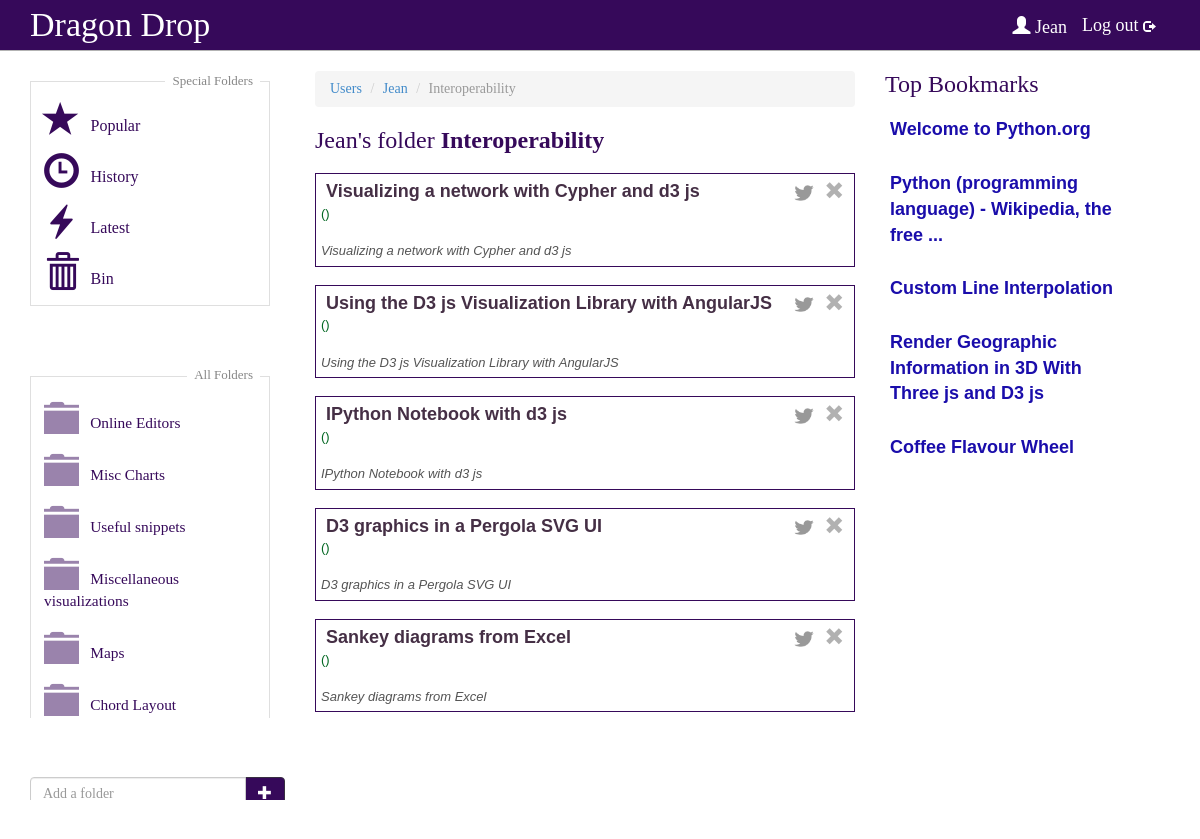
The app's page /users/Jean/Interoperability/ (signed in) with its own data.
### dragondrop/models.py (models this page shows, shortened)
class Folder(models.Model):
    foldername = models.CharField(max_length=128, null=False)
    fusername_fk = models.ForeignKey(User)
    def __unicode__(self):
        return self.foldername

class Bookmark(models.Model):
    url = models.URLField(unique=True)
    btitle = models.CharField(max_length=128, null=True, unique=False)
    bdescr = models.CharField(max_length=1024, null=True, unique=False)
    fname = models.ManyToManyField(Folder, through='BookmarkToFolder')
    saved_times = models.IntegerField(default=0)
    def bdomain(self):
        return getDomain(self.url)
    def video_id(self):
        return get_youtube_id(self.url, self.bdomain())
    def niceName(self):
        if self.btitle=="--- Title not found ---" or not self.btitle:
            return self.url
        return self.btitle

### dragondrop/user_views.py (the view)
# urls.py: url(r'^users/(?P<username>\w+)/(?P<folder_page_url>\w+)/$', user_views.user_folder_view, name='user_folder_view'),
def user_folder_view(request, username, folder_page_url):
    context = RequestContext(request)
    if request.user.is_authenticated():
        folder_name = decode_url(folder_page_url)
        context_dict = {'folder_name': folder_name,
                        'folder_username': username,
                        'folder_username_encoded': encode_url(username)}
        current_user = request.user
        folder_owner = User.objects.get(username=username)
        context_dict['bookmarklist'] = topfive(request)
        try:
            this_folder = folder_owner.folder_set.get(foldername = folder_name)
            context_dict['folders'] = getFolderList(current_user, folder_name, True)
            bf = this_folder.bookmarktofolder_set.all().order_by('-bfrank')
            def bf_to_bookmark(bf):
                bookmark = bf.bfbookmark
                bookmark.bfrank = bf.bfrank
                return bookmark
            context_dict['bookmarks'] = map(bf_to_bookmark, list(bf))
        except Folder.DoesNotExist:
            pass
        context_dict['latestfive'] = latestfive(request)
        return render_to_response('public-folder-temporary.html', context_dict, context)
    else:
        return render_to_response('index.html')

### dragondrop/get_domain_from_url.py (called while the page is built)
def getDomain(url):
    domain = urlparse(url).netloc
    domain_parts = domain.split('.')
    if domain_parts[0] == "www":
        return '.'.join(domain_parts[1:])
    else:
        return domain

### dragondrop/url_utilities.py (called while the page is built)
def get_youtube_id(url, domain):
	if domain == "youtube.com":
		parsed_url = urlparse(url)
		parsed_qs = parse_qs(parsed_url.query)
		if 'v' in parsed_qs.keys():
			video_id = parsed_qs['v'][0]
			return video_id

### dragondrop/views.py (called while the page is built)
def getFolderList(current_user, current_folder_name, use_lighter_colour=False):
     try:
          folders = current_user.folder_set.all()
          for folder in folders:
              if folder.foldername == current_folder_name:
                  folder.url = None
                  folder.glyphicon_name = "glyphicon-folder-open"
                  if use_lighter_colour: folder.glyphicon_name += " keep-folder-open"
              else:
                  folder.glyphicon_name = "glyphicon-folder-close"
                  if use_lighter_colour: folder.glyphicon_name += " lighter-colour"
                  folder.url = encode_url(folder.foldername)
          return folders
     except User.DoesNotExist:
          return None

def encode_url(str):
    return str.replace(' ', '_')

def decode_url(str):
    return str.replace('_', ' ')

def topfive(request):
     topbookmark = Bookmark.objects.order_by('-saved_times')[:5]
     return topbookmark

def latestfive(request):
    latestBF = BookmarkToFolder.objects.filter(bffolder__fusername_fk=request.user).order_by('-datecreated')[:10]
    latestBookmarks = [bf.bfbookmark for bf in latestBF]
    latestBookmarks = list(OrderedDict.fromkeys(latestBookmarks)) # Get unique items
    return latestBookmarks[:5]

### templates/public-folder-temporary.html (shortened to what this page needs)
{% extends 'base.html' %}
{% load static %}
    {% block middle_column %}
          <ol class="breadcrumb">
            <li><a href="/users/">Users</a></li>
            <li><a href="/users/{{folder_username_encoded}}/">{{folder_username}}</a></li>
            <li class="active">{{ folder_name }}</li>
          </ol>
          <h3>{{folder_username}}&apos;s folder <b id="current-folder-name">{{ folder_name }}</b></h3>
          <div id="scrollable-bookmarks">
          {% if bookmarks %}
              <div>
                {% for bookmark in bookmarks %}
                    <div class="draggable saved-bookmark{%if bookmark.justAdded%} just-added{%endif%}" data-bfrank="{{bookmark.bfrank}}">
                        <a href="#" alt="Delete Bookmark" class="delete-bookmark"> <span class="glyphicon glyphicon-remove "></span></a>
                        <a class="twitter-share-link"
                           href="https://twitter.com/intent/tweet?url={{bookmark.url}}&via=dragondropping">
                          <img src="{% static "twitter_bird_black_32.png" %}"></img>
                        </a>
                        <strong><a href="/goto/?bm_id={{ bookmark.id }}" target="_blank">{{ bookmark.niceName }}</a></strong>
                        <span class="domain-name">({{ bookmark.bdomain }})</span><br>
                        <em>{{ bookmark.bdescr }}</em>
                   </div>
                {% endfor %}
              </div>
         {% endif %}
         </div>
    {% endblock %}

### templates/base.html (shortened to what this page needs)
<!DOCTYPE html>
{% load static %}
<html lang="en">
  <head>
    <link rel="stylesheet" href="{% static "css/bootstrap.css" %}" />
    <link rel="stylesheet" href="{% static "css/general-dragon.css" %}" />
    <link rel="stylesheet" href="{% static "css/jquery-ui-1.10.4.custom.css" %}" />
  </head>
	<body>
        <div class="navbar navbar-default navbar-static-top" role="navigation">
		<div class="container">
         <div class="collapse navbar-collapse ">
            <ul class="nav navbar-nav">
              <li>
                  <a class="footer heading" href="/userpage">Dragon Drop</a>
              </li>
				<li class="user-details hidden-xs"><a href="/log_out" >Log out  <span class="glyphicon glyphicon-log-out logout"></span></a></li>
				<li class="user-details hidden-xs"> <a class="navbar-brand " href="/userpage">
				<span class="glyphicon glyphicon-user"></span> {{user.username}} </a>
				</li>
			</ul>
            </div>
        </div>
      </div>
      <div class="container">
			<div class="row">
				<div class="col-md-3" id="folder-box">
					{% block left_column %}
                 <div class="row" id="scrollable">
                            <div class="row" id="folder-list">
                            {% include "special-folders.html" %}
                            {% include "all-folders.html" %}
                            </div>
                </div>
                <div class="col-md-12 add-folder">
                    <div class="input-group">
                        <input type="text" class="form-control" id="new-folder-name-input" placeholder="Add a folder">
                            <span class="input-group-btn">
                                <button class="btn btn-primary-folder" id="add-folder-button" type="button">
                                <a href="#"><span class="glyphicon glyphicon-plus"></span></a>
                                </button>
                            </span>
                    </div>
                </div>
					{% endblock %}
				</div>
				<div class="col-md-6 results">
					{% block middle_column %}{% endblock %}
				</div>
				<div class="col-md-3 ">
					{% block right_column_bin_bookmarks %}
                        {%  include "right-results.html" %}
					{% endblock %}
				</div>
			</div>
		</div>
  </body>
</html>

### templates/all-folders.html (shortened to what this page needs)
{% load static %}
                <div class="css-autocreated-folders">
                                <br class="clear" />
                </div>
{% if folders %}
         <div class="all-folders-title">All Folders</div>
                <div class="all-folders">
                                    {% for folder in folders %}
                                      <div class="col-md-12 droppable">
                                        {% if folder.url %}
                                          <a href="/{{folder.url}}/">
                                            <span class="glyphicon {{folder.glyphicon_name|default:"glyphicon-folder-close"}} dd-folder-icon"></span>
                                            <span class="folder-name">{{ folder }}</span>
                                          </a>
                                        {% else %}
                                          <span class="glyphicon {{folder.glyphicon_name|default:"glyphicon-folder-close"}} dd-folder-icon"></span>
                                          <span class="folder-name">{{ folder }}</span>
                                        {% endif %}
                                      </div>
                                    {% endfor %}
                                {% endif %}
                <br class="clear" />
                </div>

### templates/right-results.html
		{% load static %}
										<div class="top-bookmarks">
							<h3 class="top-five-heading">Top Bookmarks</h3>
								{% if bookmarklist %}
									{% for bookmark in bookmarklist %}
                                        <div class="draggable search-result">
                                             <strong><a href="{{ bookmark.url }}" target="_blank">{{ bookmark.niceName}}</a></strong>
                                        </div>
										{% endfor %}
								{% endif %}
						</div>

### static/css/general-dragon.css (style rules this page uses)
body { padding-bottom: 60px; background-color: #FFF; font-family: Verdana; }
h3 { font-family: Verdana; font-size: 24px; color: #36095A; margin: 0 0 20px 0; }
h3.top-five-heading { padding-bottom:15px; margin-bottom:0px; }
img { display: block; margin-left: auto; margin-right: auto; opacity: 0.89; }
.navbar-static-top { background-color: #36095A; }
.navbar-static-top .navbar-nav > li > a { color: #fff; padding-left: 0; }
a.heading { font-family: Verdana; font-size: 34px; }
.navbar-nav { font-size: 18px; width: 100%; }
.navbar-default { border-color: #B3B3B3; }
.btn-primary-signin a, .btn-primary-search a, .btn-primary-delete a, .btn-primary-folder a, .btn-primary-add a { text-decoration: none; color: #fff; }
.btn-primary-folder { float: right; }
.nav > li > a { display: inline-block; }
.small-screen-move-button, .twitter-share-link { float:right; margin-right:2px; margin-top:2px; }
.twitter-share-link img { padding-right: 4px; padding-top: 4px; margin-left:4px; width: 24px; opacity: 0.4; }
html { position: relative; }
body { margin-bottom: 60px; }
.dd-folder-icon { font-size: 2.5em; color: #36095A; }
.btn-primary-search, .btn-primary-delete, .btn-primary-folder, .btn-primary-add { background-color: #36095A; border-color: #382f41; color: #fff; }
.draggable { color: #545454; background-color: rgba(255, 255, 255, 0.14); margin-bottom: 18px; min-height: 23px; font-family: arial, sans-serif; font-size: small; padding:5px; }
.draggable.saved-bookmark { border: 1px solid #36095A; }
.draggable strong a, .draggable strong a:hover { color: #1a0dab; font-family: arial, sans-serif; font-size: 18px; }
.draggable.saved-bookmark strong a, .draggable.saved-bookmark strong a:hover { color: #452F45; padding: 5px; }
.droppable { padding: 12px 0 0 0px; width: 100%; position: relative; }
.folder-name { color: #36095A; font-size: 16px; position: relative; top:-0.3em; padding-left: .5em; margin-right: 20px; }
.domain-name { color: #006621; font-size: 13px; display: block; }
.add-folder { padding: 20px 30px 0 0; position: absolute; bottom: 0; margin: 0 35px 0 0; }
#scrollable, #scrollable-bookmarks { margin-left: auto; margin-right: auto; overflow-y: auto; overflow-x: hidden; }
.special-folders-title, .suggested-folders-title, .all-folders-title { font-size: 13px; color: #868686; float: right; padding: 2px 7px; margin: -1px 10px 0 0; background-color: #fff; }
.all-folders-title { margin-top: 18px; }
.css-autocreated-folders { margin-left: 15px; padding: 10px; }
.all-folders { border: 1px solid #DFDFDF; margin: 30px 0 0 15px; padding: 0 0 10px 13px; }
.all-folders .folder-name { font-size: 1.1em; }
.row { //margin: 100px -15px 0 -15px; width:100%; }
.col-md-6 { z-index: 10; }
.top-bookmarks { z-index: 1; }
.top-bookmarks a, .top-bookmarks a:hover { color:#36095A; }
.logout { font-size: 12px; }
li.user-details { float: right; margin-right: 0px; }
.lighter-colour { opacity: 0.5; }
@media (min-width: 992px) { html, body { overflow: auto; height:100%; min-height:800px; } }
@media (min-width: 992px) { body { margin-bottom:-60px; } }
@media (min-width: 992px) { .container > .row { height:100%; } }
@media (min-width: 992px) { .col-md-3 { height:100%; } }
@media (min-width: 992px) { .container { height:100%; } }
@media (min-width: 992px) { .col-md-6.results { height:100%; } }
@media (min-width: 992px) { #folder-box { height:100%; } }
a.delete-bookmark { float: right; font-size: 1.5em; padding: 0 5px 0 5px; color: #B1B1B1 }

### records on screen
Folder: foldername "Online Editors"
Folder: foldername "Misc Charts"
Folder: foldername "Useful snippets"
Folder: foldername "Miscellaneous visualizations"
Folder: foldername "Maps"
Folder: foldername "Chord Layout"
Folder: foldername "Interoperability"
Bookmark: niceName "Visualizing a network with Cypher and d3 js", bdescr "Visualizing a network with Cypher and d3 js"
Bookmark: niceName "Using the D3 js Visualization Library with AngularJS", bdescr "Using the D3 js Visualization Library with AngularJS"
Bookmark: niceName "IPython Notebook with d3 js", bdescr "IPython Notebook with d3 js"
Bookmark: niceName "D3 graphics in a Pergola SVG UI", bdescr "D3 graphics in a Pergola SVG UI"
Bookmark: niceName "Sankey diagrams from Excel", bdescr "Sankey diagrams from Excel"
Bookmark: niceName "Welcome to Python.org"
Bookmark: niceName "Python (programming language) - Wikipedia, the free ..."
Bookmark: niceName "Custom Line Interpolation"
Bookmark: niceName "Render Geographic Information in 3D With Three js and D3 js"
Bookmark: niceName "Coffee Flavour Wheel"

### other values on screen
{{ user.username }} "Jean"
{{ folder_username }} "Jean"
